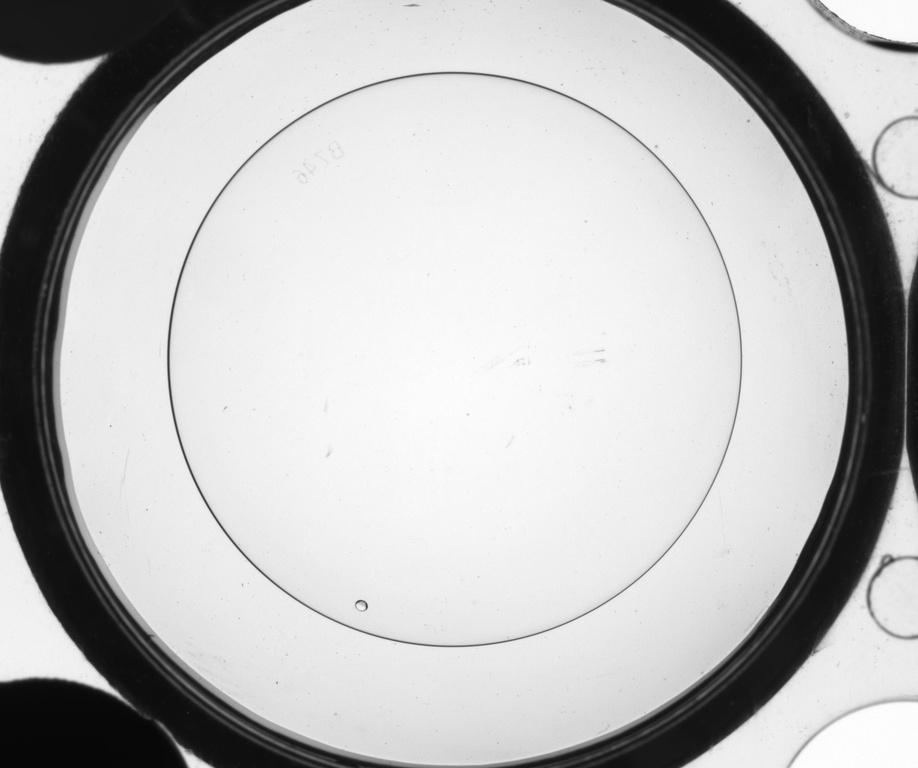
#> input picture v0/Datasets/Lenses/test/H_002.jpg, 918 x 768 px, shrunk from 2448 x 2048 before the run; its folder holds only this picture in this run
$ python -i composite_coco.py   (imports and definitions only)
#> lines starting #> are read from the running program, lines starting #| are printed output that depends on the picture
#> further down, picture is the input picture: shape (768, 918, 3); min 6, max 255, mean 190.4
import numpy as np
from PIL import Image
from matplotlib import pyplot as plt
import os
import numpy as np
from PIL import Image
import glob
import json
from matplotlib import pyplot as plt
import os
from tqdm import tqdm
import cv2
import albumentations as A
import pandas as pd
import random
import scipy.sparse
from pycocotools.coco import COCO


# [546 lines left out: functions PoisImgComp, defect_source_prep, augment, generate_new_dataset, plgon2msk, msk2plgon and 2 more, not called in this run]


def get_edge(image):
    # Convert to graycsale
    img_gray = cv2.cvtColor(image, cv2.COLOR_BGR2GRAY)
    # Blur the image for better edge detection
    img_blur = cv2.GaussianBlur(img_gray, (5,5), 0)

    # Canny Edge Detection
    edges = cv2.Canny(image=img_blur, threshold1=100, threshold2=200) # Canny Edge Detection
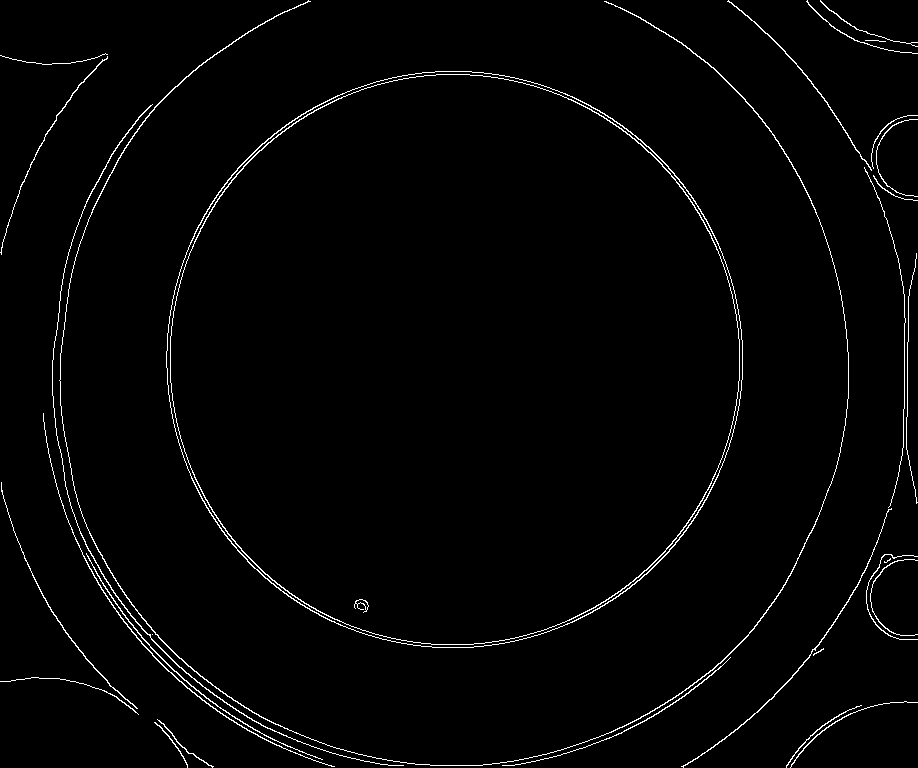
#> edges: shape (768, 918); 1.8% white in thin lines or dots
    edges = edges/255
#> edges: shape (768, 918) float64; values 0 (black) and 1 (white), 1.8% white in thin lines or dots
    edges[edges<0.1]=0.0
    edges[edges>=0.1]=1.0
    return edges


# [32 lines left out: function extract_coco_annotations, not called in this run]

>>> import cv2
>>> picture = cv2.imread('Datasets/Lenses/test/H_002.jpg')
>>> result = get_edge(picture)
